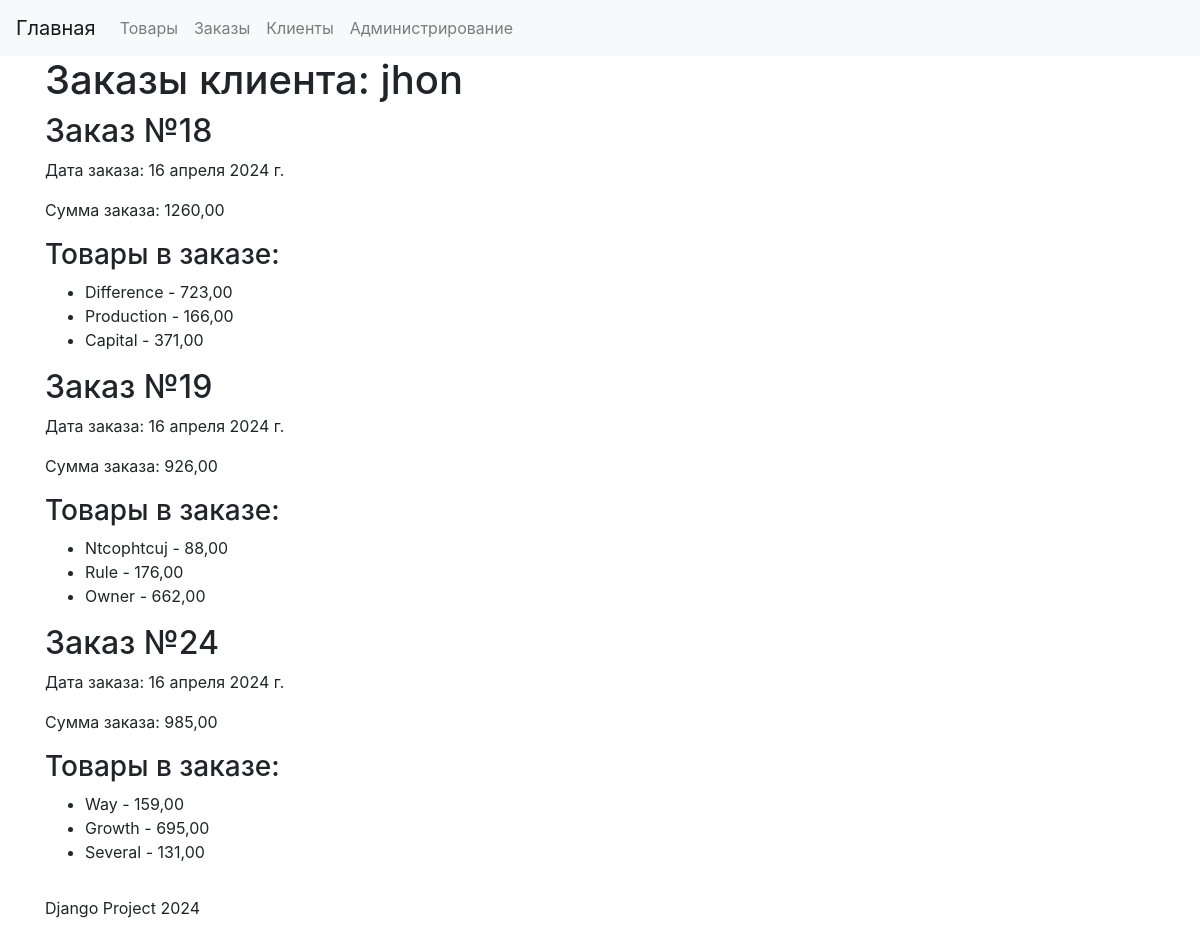
/orders/user-orders/1, run on an earlier commit of the app's database.
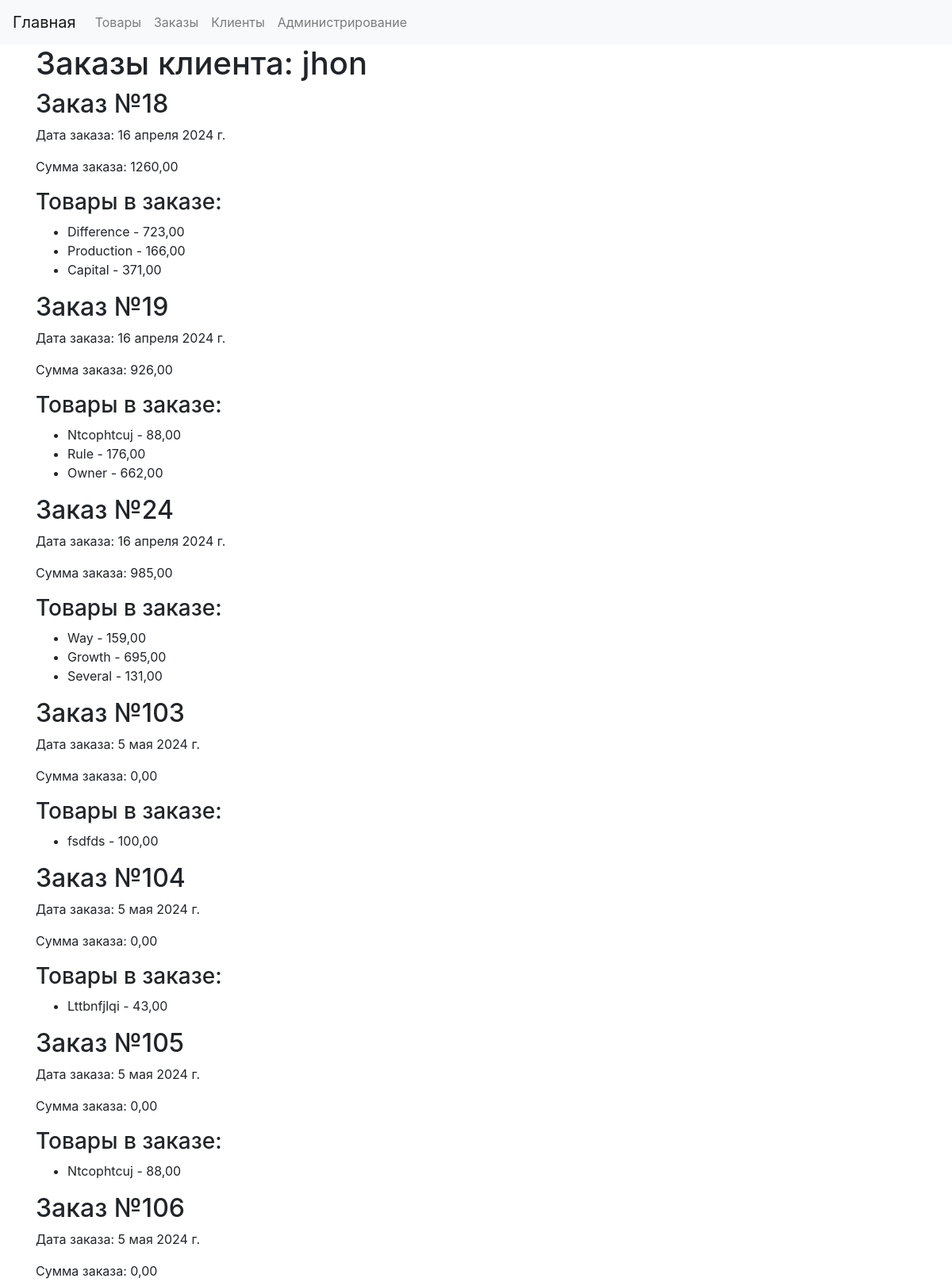
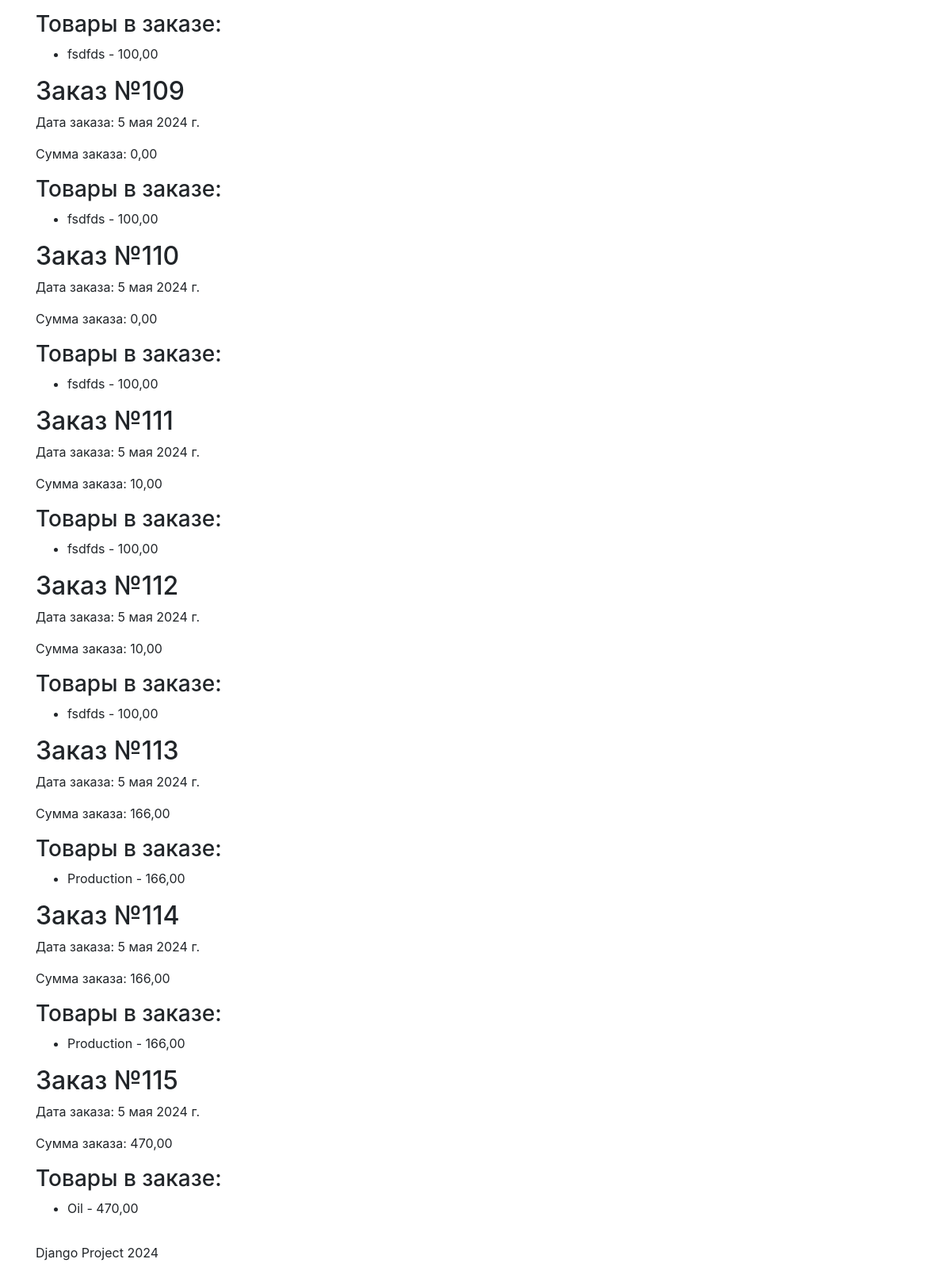
And on a later commit of the database (2 pictures, top to bottom).
### order/models.py (models this page shows, shortened)
class Order(models.Model):
    user = models.ForeignKey(User, on_delete=models.CASCADE, verbose_name='Клиент')
    products = models.ManyToManyField(Product, verbose_name='Товары')
    total_amount = models.DecimalField(default=0.01, max_digits=10, decimal_places=2, verbose_name='Сумма заказа')
    order_date = models.DateField(auto_now_add=True, verbose_name='Дата заказа')
    class Meta:
        verbose_name = 'Заказ'
        verbose_name_plural = 'Заказы'

### product/models.py (models this page shows, shortened)
class Product(models.Model):
    name = models.CharField(max_length=255, verbose_name='Название')
    description = models.TextField(verbose_name='Описание')
    price = models.DecimalField(max_digits=10, decimal_places=2, verbose_name='Цена')
    quantity = models.IntegerField(verbose_name='Количество')
    added_date = models.DateField(auto_now_add=True, verbose_name='Дата добавления')
    image = models.ImageField(upload_to='media/images', default='default_image.png', blank=True, verbose_name='Изображение')
    class Meta:
        verbose_name = 'Товар'
        verbose_name_plural = 'Товары'

### order/views.py (the view)
# urls.py: path('user-orders/<int:user_id>', fetch_user_orders, name='user_orders'),
def fetch_user_orders(request, user_id):
    user = get_object_or_404(User, pk=user_id)
    orders = Order.objects.filter(user=user)
    context = {
        'user': user,
        'orders': orders,
    }
    return render(request, 'orders/orders.html', context)

### order/templates/orders/orders.html
{% extends 'base.html' %}
{% block content %}
<h1>Заказы клиента: {{ user.name }}</h1>
{% for order in orders %}
  <h2>Заказ №{{ order.id }}</h2>
  <p>Дата заказа: {{ order.order_date }}</p>
  <p>Сумма заказа: {{ order.total_amount }}</p>
  <h3>Товары в заказе:</h3>
  <ul>
    {% for product in order.products.all %}
      <li>{{ product.name }} - {{ product.price }}</li>
    {% endfor %}
  </ul>
{% endfor %}
{% endblock %}

What changed in the data, as far as the page shows it:
added Order: id "103", order_date "5 мая 2024 г.", total_amount "0,00"
now on this page (row edited): Product: name "fsdfds", price "100,00"
added Order: id "104", order_date "5 мая 2024 г.", total_amount "0,00"
now on this page (row unchanged): Product: name "Lttbnfjlqi", price "43,00", shown under "104"
added Order: id "105", order_date "5 мая 2024 г.", total_amount "0,00", Product (name "Ntcophtcuj", price "88,00")
added Order: id "106", order_date "5 мая 2024 г.", total_amount "0,00"
added Order: id "109", order_date "5 мая 2024 г.", total_amount "0,00"
added Order: id "110", order_date "5 мая 2024 г.", total_amount "0,00"
added Order: id "111", order_date "5 мая 2024 г.", total_amount "10,00"
added Order: id "112", order_date "5 мая 2024 г.", total_amount "10,00"
added Order: id "113", order_date "5 мая 2024 г.", total_amount "166,00", Product (name "Production", price "166,00")
added Order: id "114", order_date "5 мая 2024 г.", total_amount "166,00", Product (name "Production", price "166,00")
added Order: id "115", order_date "5 мая 2024 г.", total_amount "470,00"
now on this page (row unchanged): Product: name "Oil", price "470,00", shown under "115"
